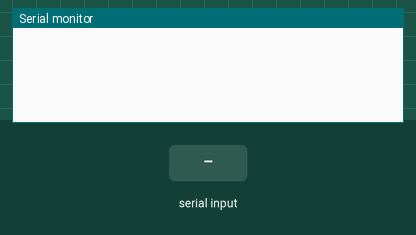
A sketch run on a simulated Arduino Uno, built for the host (arithmetic inside an expression is 32-bit, double 64-bit). Shown: the last lines printed to the serial monitor. Inputs (shaded band) come from the test bench.

Above: at 1.2 s.
1.3 s: "LED_OFF\n" received over Serial
At 2.3 s:
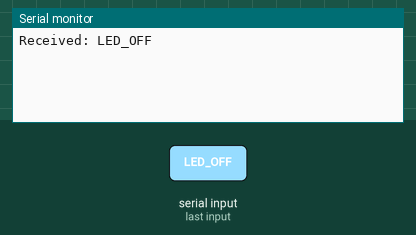
2.8 s: "1\n" received over Serial
At 3.4 s:
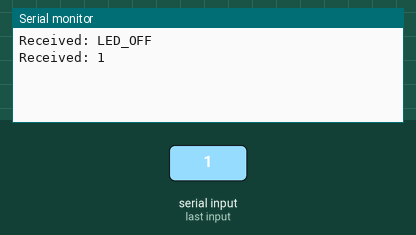

Measured:
- after the input at 1.3 s, the serial monitor: prints a new line at once (image 1)
- after the input at 2.8 s, the serial monitor: prints a new line at once (image 2)

The sketch:

sub_from_com.ino
```cpp
void setup() {
  Serial.begin(115200);  // Serial 통신 초기화
}

void loop() {
  if (Serial.available() > 0) {  // 수신 데이터가 있을 때
    String receivedData = Serial.readStringUntil('\n');  // 줄바꿈 기준으로 데이터 읽기
    Serial.print("Received: ");
    Serial.println(receivedData);  // 받은 데이터를 다시 출력 (테스트용)

    // 데이터에 따라 행동 정의
    if (receivedData == 1000) {
      digitalWrite(LED_BUILTIN, HIGH);  // LED 켜기
    } else if (receivedData == "LED_OFF") {
      digitalWrite(LED_BUILTIN, LOW);   // LED 끄기
    }
  }
}
```
